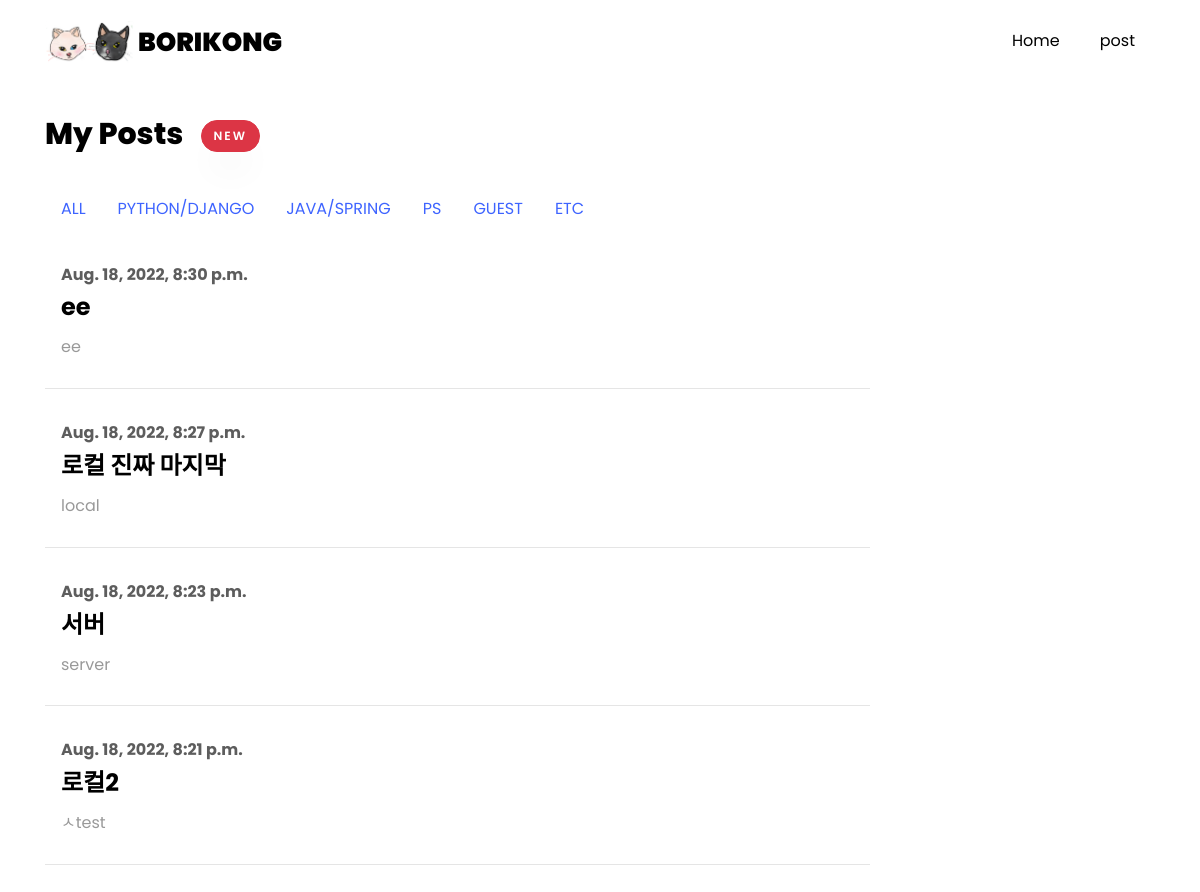
The app's page /, older data.
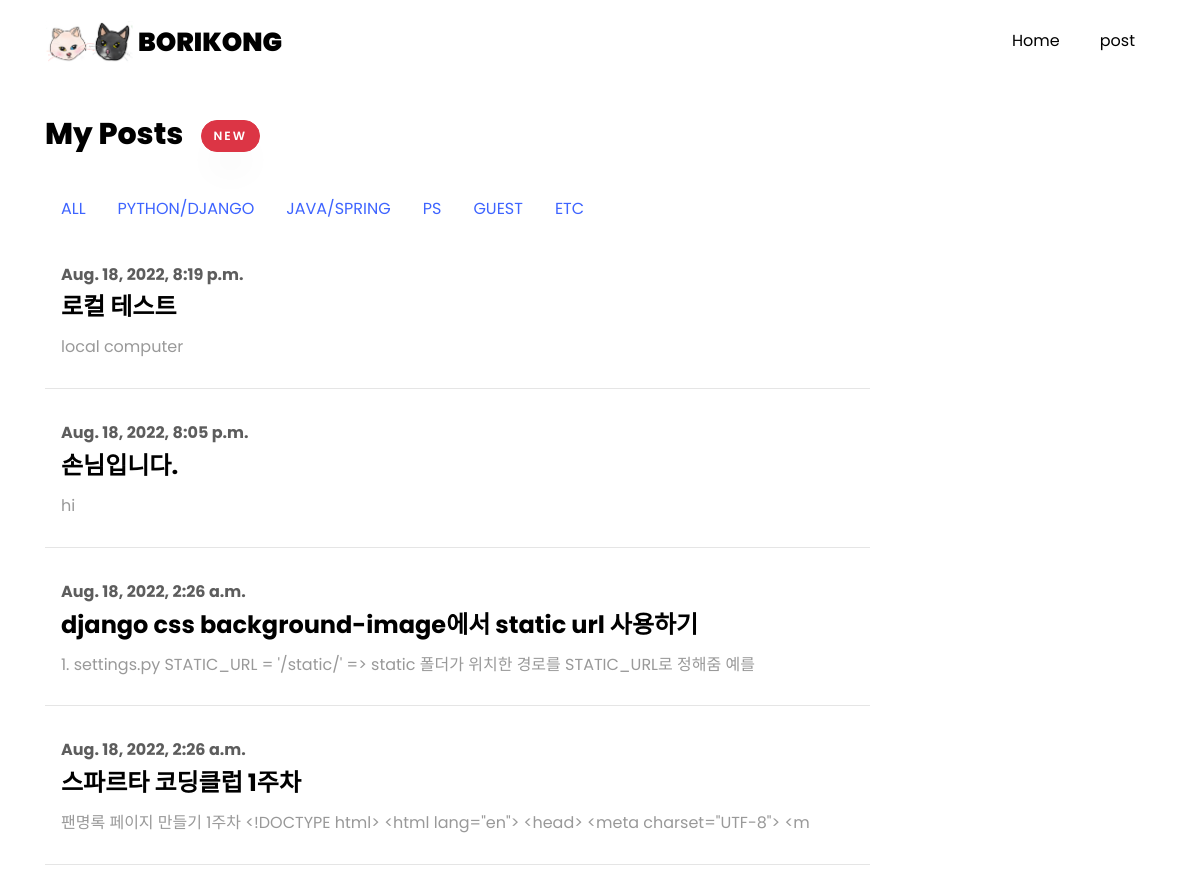
The same page, newer data.
### main/models.py (models this page shows, shortened)
class Post(models.Model):
    CATEGORIES = (
        ('PYTHON/DJANGO', 'python/django'),
        ('JAVA/SPRING', 'java/spring'),
        ('ANDROID', 'android'),
        ('ML', 'ml'),
        ('PS', 'ps'),
        ('GUEST','guest'),
        ('ETC', 'etc')
    )
    category = models.CharField(max_length=200, default="etc", choices=CATEGORIES,verbose_name="글 분류")
    user=models.CharField(max_length=20, default="borikong",verbose_name="작성자")
    passwd=models.CharField(max_length=50,default="",verbose_name="비밀번호")
    postname=models.CharField(max_length=100,verbose_name="제목")
    contents=models.TextField(verbose_name="내용")
    hits=models.PositiveIntegerField(default=0,verbose_name="조회수")
    mainphoto=models.ImageField(blank=True,null=True)
    subphoto1=models.ImageField(blank=True, null=True)
    subphoto1 = models.ImageField(blank=True, null=True)
    subphoto2 = models.ImageField(blank=True, null=True)
    subphoto3 = models.ImageField(blank=True, null=True)
    subphoto4 = models.ImageField(blank=True, null=True)
    subphoto5 = models.ImageField(blank=True, null=True)
    subphoto6 = models.ImageField(blank=True, null=True)
    subphoto7 = models.ImageField(blank=True, null=True)
    subphoto8 = models.ImageField(blank=True, null=True)
    subphoto9 = models.ImageField(blank=True, null=True)
    created_at = models.DateTimeField(auto_now_add=True)
    updated_at = models.DateTimeField(auto_now=True)
    def summary(self):
        return self.contents[:100]

### main/views.py (the view)
# urls.py: path('', views.index, name='index'),
def index(request):
    postlist = Post.objects.all()
    return render(request, 'main/index.html', {'postlist': postlist})

### main/templates/main/index.html
{% extends "base.html" %}
{% load static %}
{% block content %}
<section class="ftco-section ftco-no-pb goto-here" id="post-section">
    <div class="container">
        <div class="row">
            <div class="col-md-9">
                <div id="page-1" class="page one">
                    <h2 class="heading">My Posts &nbsp; <button type="button" class="btn btn-danger" onclick="location.href='{% url 'main:writing' %}'">new</button></h2>
{% include "./components/c_nav.html" %}
                    {% for list in postlist reversed%}
                    <div class="resume-wrap d-flex ftco-animate">
                        <div class="text pl-3">
                            <span class="date">{{list.created_at}}</span>
                            <h2 onclick="location.href='{% url 'main:posting' pk=list.pk %}'" onMouseover="this.style.color='#3e64ff';"
                                onMouseout="this.style.color='black';" style="cursor:pointer">{{list.postname}}</h2>
                            <p>{{list.summary}}</p>
                        </div>
                    </div>
                    {% endfor %}
                </div>
            </div>
        </div>
    </div>
</section>
{% endblock %}

### main/templates/main/base.html (shortened to what this page needs)
<!DOCTYPE html>
{% load static %}
<html lang="en">
<head>
    <link rel="stylesheet" href="{% static 'css/animate.css' %}">
    <link rel="stylesheet" href="{% static 'css/style2.css' %}">
</head>
<body data-spy="scroll" data-target=".site-navbar-target" data-offset="300">
{% include "./components/nav.html" %}
{% block content %}
{% endblock %}
</body>
</html>

### main/templates/main/components/nav.html (shortened to what this page needs)
{% load static %}
<nav class="navbar navbar-expand-lg navbar-dark ftco_navbar ftco-navbar-light site-navbar-target" id="ftco-navbar">
    <div class="container" style="bgcolor:#000000;">
        <img src="{% static 'images/blogimg1.png' %}" style="max-width:8%; height:auto;">&nbsp;<a href="/" class="navbar-brand">BORIKONG</a>
        <div class="collapse navbar-collapse" id="ftco-nav">
            <ul class="navbar-nav nav ml-auto">
                <li class="nav-item"><a href="{% url 'main:home' %}" class="nav-link"><span>Home</span></a></li>
                <li class="nav-item"><a href="{% url 'main:index' %}" class="nav-link"><span>post</span></a></li>
                </ul>
        </div>
    </div>
</nav>

### main/templates/main/components/c_nav.html
                    <ul class="nav">
                        <li class="nav-item">
                            <a class="nav-link active" aria-current="page" href="/">ALL</a>
                        </li>
                        <li class="nav-item">
                            <a class="nav-link active" aria-current="page" href="{% url 'main:categorized' pk='python-django' %}">PYTHON/DJANGO</a>
                        </li>
                        <li class="nav-item">
                            <a class="nav-link" href="{% url 'main:categorized' pk='java-spring' %}">JAVA/SPRING</a>
                        </li>
                        <li class="nav-item">
                            <a class="nav-link" href="{% url 'main:categorized' pk='ps' %}">PS</a>
                        </li>
                        <li class="nav-item">
                            <a class="nav-link" href="{% url 'main:categorized' pk='guest' %}">GUEST</a>
                        </li>
                        <li class="nav-item">
                            <a class="nav-link"  href="{% url 'main:categorized' pk='etc' %}">ETC</a>
                        </li>
                    </ul>
                    <br/>

### main/templates/main/components/script.html (shortened to what this page needs)
{% load static %}

Row changes from the older to the newer data that the page shows:
removed Post: created_at "Aug. 18, 2022, 8:30 p.m.", postname "ee", summary "ee"
removed Post: created_at "Aug. 18, 2022, 8:27 p.m.", postname "로컬 진짜 마지막", summary "local"
removed Post: created_at "Aug. 18, 2022, 8:23 p.m.", postname "서버", summary "server"
removed Post: created_at "Aug. 18, 2022, 8:21 p.m.", postname "로컬2", summary "ㅅtest"
now on this page (row unchanged): Post: created_at "Aug. 18, 2022, 8:19 p.m.", postname "로컬 테스트", summary "local computer"
now on this page (row unchanged): Post: created_at "Aug. 18, 2022, 8:05 p.m.", postname "손님입니다.", summary "hi"
now on this page (row unchanged): Post: created_at "Aug. 18, 2022, 2:26 a.m.", postname "django css background-image에서 static url 사용하기", summary "1. settings.py STATIC_URL = '/static/' => static 폴더가 위치한 경로를 STATIC_URL로 정해줌 예를"
now on this page (row unchanged): Post: created_at "Aug. 18, 2022, 2:26 a.m.", postname "스파르타 코딩클럽 1주차", summary "팬명록 페이지 만들기 1주차 <!DOCTYPE html> <html lang=\"en\"> <head> <meta charset=\"UTF-8\"> <m"
